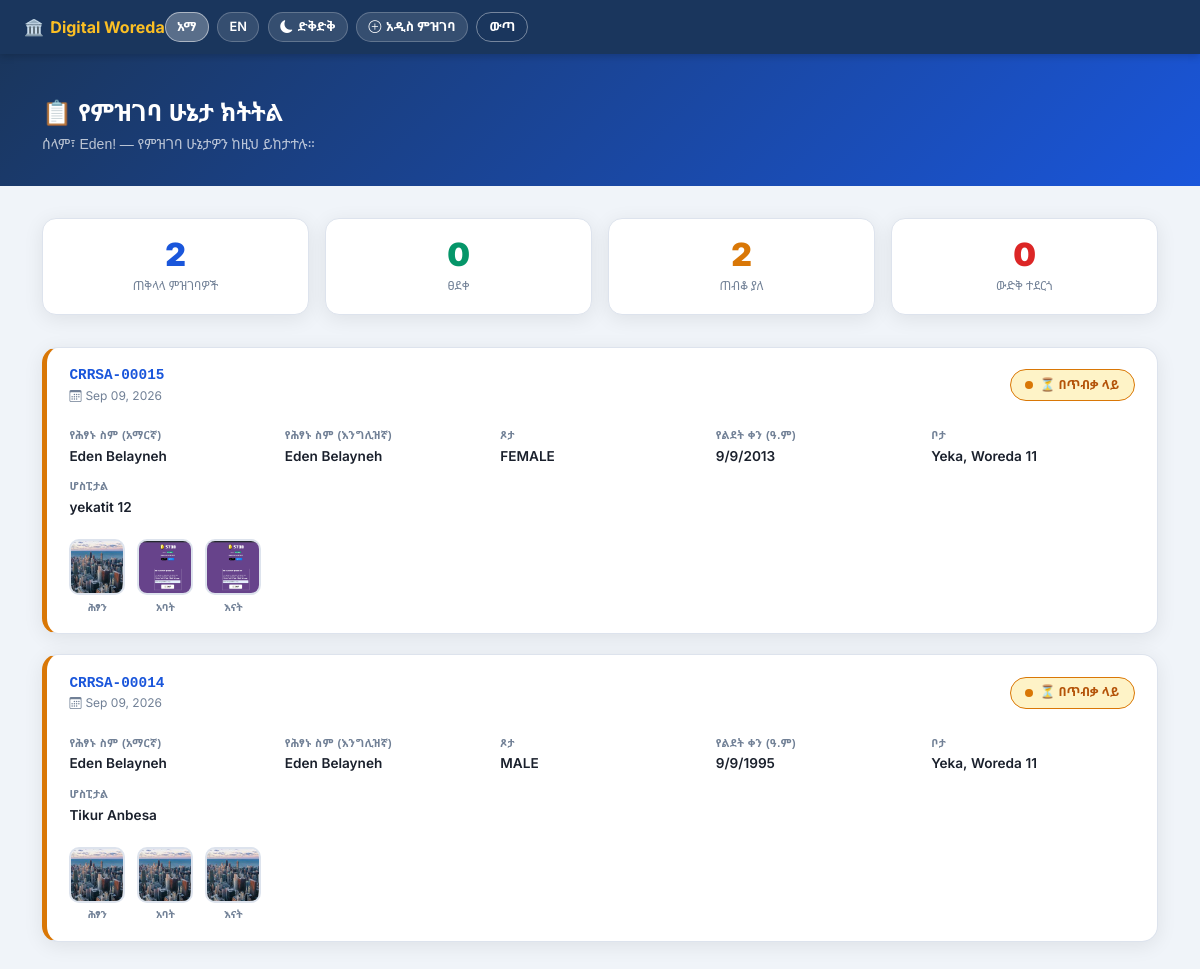
The page /my-registrations/ (signed in) on the database its author committed.
### core/models.py (models this page shows, shortened)
class BirthRegistration(models.Model):
    class Status(models.TextChoices):
        PENDING = 'PENDING', 'Pending / ተጠባባቂ'
        APPROVED = 'APPROVED', 'Approved / የፀደቀ'
        REJECTED = 'REJECTED', 'Rejected / የተከለከለ'
    class Sex(models.TextChoices):
        MALE = 'MALE', 'Male / ወንድ'
        FEMALE = 'FEMALE', 'Female / ሴት'
    child_full_name_amharic = models.CharField(max_length=200, verbose_name="Child Name (Amharic)")
    child_full_name_english = models.CharField(max_length=200, verbose_name="Child Name (English)")
    sex = models.CharField(
        max_length=10,
        choices=Sex.choices,
        verbose_name="Sex"
    )
    birth_day = models.IntegerField(
        validators=[MinValueValidator(1), MaxValueValidator(30)],
        verbose_name="Birth Day"
    )
    birth_month = models.IntegerField(
        validators=[MinValueValidator(1), MaxValueValidator(13)],
        verbose_name="Birth Month (EC)"
    )
    birth_year_ec = models.IntegerField(verbose_name="Birth Year (EC)")
    birth_year_gc = models.IntegerField(verbose_name="Birth Year (GC)")
    subcity = models.CharField(max_length=100, db_index=True, verbose_name="Subcity")
    woreda = models.CharField(max_length=50, verbose_name="Woreda")
    hospital_org_name = models.CharField(max_length=200, verbose_name="Hospital/Organization")
    father_name_amharic = models.CharField(max_length=200, verbose_name="Father Name (Amharic)")
    father_name_english = models.CharField(max_length=200, verbose_name="Father Name (English)")
    mother_name_amharic = models.CharField(max_length=200, verbose_name="Mother Name (Amharic)")
    mother_name_english = models.CharField(max_length=200, verbose_name="Mother Name (English)")
    applicant_name_amharic = models.CharField(max_length=200, blank=True, null=True, verbose_name="Applicant Name (Amharic)")
    applicant_name_english = models.CharField(max_length=200, blank=True, null=True, verbose_name="Applicant Name (English)")
    applicant_relation = models.CharField(max_length=100, blank=True, null=True, verbose_name="Applicant Relation")
    applicant_age = models.IntegerField(
        blank=True,
        null=True,
        validators=[MinValueValidator(18), MaxValueValidator(120)],
        verbose_name="Applicant Age"
    )
    applicant_phone = models.CharField(max_length=20, blank=True, null=True, verbose_name="Applicant Phone")
    child_photo = models.ImageField(upload_to='photos/children/%Y/%m/', blank=True, null=True)
    father_photo = models.ImageField(upload_to='photos/fathers/%Y/%m/', blank=True, null=True)
    mother_photo = models.ImageField(upload_to='photos/mothers/%Y/%m/', blank=True, null=True)
    hospital_document = models.FileField(upload_to='documents/hospitals/%Y/%m/', blank=True, null=True)
    status = models.CharField(
        max_length=20,
        choices=Status.choices,
        default=Status.PENDING,
        db_index=True,
        verbose_name="Registration Status"
    )
    rejection_reason = models.TextField(
        blank=True,
        null=True,
        verbose_name="Rejection Reason",
        help_text="Detailed explanation provided to the applicant if status is REJECTED."
    )
    submitted_by = models.ForeignKey(
        User,
        on_delete=models.SET_NULL,
        null=True, blank=True,
        related_name='registrations',
        verbose_name="Submitted By",
    )
    created_at = models.DateTimeField(auto_now_add=True, db_index=True)
    updated_at = models.DateTimeField(auto_now=True)
    class Meta:
        verbose_name = "Birth Registration"
        verbose_name_plural = "Birth Registrations"
        ordering = ['-created_at']
        indexes = [
            models.Index(fields=['status', '-created_at']),
            models.Index(fields=['subcity', 'woreda']),
        ]

### core/views.py (the view)
# urls.py: path('my-registrations/', views.my_registrations, name='my_registrations'),
@login_required(login_url='/login/')
def my_registrations(request):
    if _is_admin(request.user):
        logout(request)
        messages.error(request, 'Please log in with a regular user account.')
        return redirect('login')
    registrations = BirthRegistration.objects.filter(
        submitted_by=request.user
    ).order_by('-created_at')
    reg_list       = list(registrations)
    total_count    = len(reg_list)
    approved_count = sum(1 for r in reg_list if r.status == 'APPROVED')
    pending_count  = sum(1 for r in reg_list if r.status == 'PENDING')
    rejected_count = sum(1 for r in reg_list if r.status == 'REJECTED')
    return render(request, 'my_registrations.html', {
        'registrations':   reg_list,
        'user_phone':      getattr(getattr(request.user, 'profile', None), 'phone', None),
        'total_count':     total_count,
        'approved_count':  approved_count,
        'pending_count':   pending_count,
        'rejected_count':  rejected_count,
    })

### core/views.py (called while the page is built)
def _is_admin(user):
    return (
        user.is_authenticated
        and user.is_staff
        and hasattr(user, 'profile')
        and user.profile.role == UserProfile.Role.ADMIN
    )

### core/templates/my_registrations.html (shortened to what this page needs)
<!DOCTYPE html>
<html lang="am" data-theme="light" data-lang="am">
<head>
<link href="https://cdn.jsdelivr.net/npm/bootstrap@5.3.0/dist/css/bootstrap.min.css" rel="stylesheet">
<link href="https://cdn.jsdelivr.net/npm/bootstrap-icons@1.11.0/font/bootstrap-icons.css" rel="stylesheet">
</head>
<body>
<nav class="nav">
  <div class="nav-inner">
    <a href="{% url 'home' %}" class="nav-brand">🏛️ <span>Digital Woreda</span></a>
    <div class="nav-right">
      <button class="pill lang-active" id="btnAm" onclick="setLang('am')">አማ</button>
      <button class="pill" id="btnEn" onclick="setLang('en')">EN</button>
      <button class="pill" onclick="toggleTheme()">
        <i class="bi bi-moon-fill" id="themeIco"></i>
        <span id="themeLabel" class="txt-am am">ድቅድቅ</span>
      </button>
      <a href="{% url 'index' %}" class="pill">
        <i class="bi bi-plus-circle"></i>
        <span class="txt-am am">አዲስ ምዝገባ</span>
      </a>
      <a href="{% url 'logout' %}" class="pill-outline">
        <span class="txt-am am">ውጣ</span>
      </a>
    </div>
  </div>
</nav>
<div class="page-header">
  <div class="container">
    <div class="page-header-title txt-am am">📋 የምዝገባ ሁኔታ ክትትል</div>
    <div class="page-header-sub txt-am am">
      ሰላም፣ {{ request.user.first_name|default:request.user.email }}! — የምዝገባ ሁኔታዎን ከዚህ ይከታተሉ።
    </div>
  </div>
</div>
<div class="container pb-5">
  {% if registrations %}
  <div class="summary-strip">
    <div class="summary-card s-total">
      <span class="summary-num" style="color:#1a56db">{{ total_count }}</span>
      <span class="summary-label txt-am am">ጠቅላላ ምዝገባዎች</span>
    </div>
    <div class="summary-card">
      <span class="summary-num" style="color:#059669">{{ approved_count }}</span>
      <span class="summary-label txt-am am">ፀደቀ</span>
    </div>
    <div class="summary-card">
      <span class="summary-num" style="color:#d97706">{{ pending_count }}</span>
      <span class="summary-label txt-am am">ጠብቆ ያለ</span>
    </div>
    <div class="summary-card">
      <span class="summary-num" style="color:#dc2626">{{ rejected_count }}</span>
      <span class="summary-label txt-am am">ውድቅ ተደርጎ</span>
    </div>
  </div>
  {% endif %}
  {% if registrations %}
    {% for reg in registrations %}
    {% with status=reg.status|lower %}
    <div class="reg-card {{ status }}">
      <div class="reg-card-header">
        <div>
          <div class="reg-id">CRRSA-{{ reg.pk|stringformat:"05d" }}</div>
          <div class="reg-date">
            <i class="bi bi-calendar3 me-1"></i>{{ reg.created_at|date:"M d, Y" }}
          </div>
        </div>
        {% if reg.status == 'APPROVED' %}
          <span class="status-badge approved">
            <span class="status-dot"></span>
            <span class="txt-am am">✓ ፀደቀ</span>
            <span class="txt-en">✓ Approved</span>
          </span>
        {% elif reg.status == 'PENDING' %}
          <span class="status-badge pending">
            <span class="status-dot"></span>
            <span class="txt-am am">⏳ በጥብቃ ላይ</span>
          </span>
        {% elif reg.status == 'REJECTED' %}
          <span class="status-badge rejected">
            <span class="status-dot"></span>
            <span class="txt-am am">✗ ውድቅ ተደርጎ</span>
            <span class="txt-en">✗ Rejected</span>
          </span>
        {% endif %}
      </div>
      <div class="reg-body">
        <div class="reg-field">
          <span class="reg-field-label txt-am am">የሕፃኑ ስም (አማርኛ)</span>
          <span class="reg-field-value">{{ reg.child_full_name_amharic }}</span>
        </div>
        <div class="reg-field">
          <span class="reg-field-label txt-am am">የሕፃኑ ስም (እንግሊዝኛ)</span>
          <span class="reg-field-value">{{ reg.child_full_name_english }}</span>
        </div>
        <div class="reg-field">
          <span class="reg-field-label txt-am am">ጾታ</span>
          <span class="reg-field-value">{{ reg.sex }}</span>
        </div>
        <div class="reg-field">
          <span class="reg-field-label txt-am am">የልደት ቀን (ዓ.ም)</span>
          <span class="reg-field-value">{{ reg.birth_day }}/{{ reg.birth_month }}/{{ reg.birth_year_ec }}</span>
        </div>
        <div class="reg-field">
          <span class="reg-field-label txt-am am">ቦታ</span>
          <span class="reg-field-value">{{ reg.subcity }}, Woreda {{ reg.woreda }}</span>
        </div>
        <div class="reg-field">
          <span class="reg-field-label txt-am am">ሆስፒታል</span>
          <span class="reg-field-value">{{ reg.hospital_org_name }}</span>
        </div>
      </div>
      {% if reg.child_photo or reg.father_photo or reg.mother_photo %}
      <div class="photo-strip">
        {% if reg.child_photo %}
        <div class="photo-item">
          <img src="{{ reg.child_photo.url }}" alt="Child">
          <span class="photo-item-label txt-am am">ሕፃን</span>
        </div>
        {% endif %}
        {% if reg.father_photo %}
        <div class="photo-item">
          <img src="{{ reg.father_photo.url }}" alt="Father">
          <span class="photo-item-label txt-am am">አባት</span>
        </div>
        {% endif %}
        {% if reg.mother_photo %}
        <div class="photo-item">
          <img src="{{ reg.mother_photo.url }}" alt="Mother">
          <span class="photo-item-label txt-am am">እናት</span>
        </div>
        {% endif %}
      </div>
      {% endif %}
    </div>
    {% endwith %}
    {% endfor %}
  {% endif %}
</div>
</body>
</html>

### core/templates/my_registrations.html (style rules this page uses)
:root { --bg:#f0f4f9; --card:#fff; --navbar:#1a365d; --text:#1a202c; --sub:#4a5568; --muted:#718096; --border:#dde3ed; --inp:#f8fafc; --accent:#1a56db; --shadow:0 4px 20px rgba(0,0,0,.08); }
* { box-sizing:border-box;margin:0;padding:0 }
html { scroll-behavior:smooth }
body { font-family:'Inter','Noto Sans Ethiopic',sans-serif;background:var(--bg);color:var(--text);min-height:100vh;transition:background .3s,color .3s }
.am { font-family:'Noto Sans Ethiopic',sans-serif }
.txt-am { display:block }
span.txt-am { display:inline }
.nav { background:var(--navbar);padding:.75rem 0;box-shadow:0 2px 8px rgba(0,0,0,.2);position:sticky;top:0;z-index:100 }
.nav-inner { display:flex;align-items:center;padding:0 1.5rem }
.nav-brand { font-size:1rem;font-weight:700;color:#fff;text-decoration:none;display:flex;align-items:center;gap:.4rem }
.nav-brand span { color:#fbbf24 }
.nav-right { margin-left:auto;display:flex;align-items:center;gap:.55rem }
.pill { background:rgba(255,255,255,.12);border:1px solid rgba(255,255,255,.22);border-radius:50px;padding:.28rem .7rem;color:#fff;cursor:pointer;font-size:.8rem;font-weight:600;display:inline-flex;align-items:center;gap:.3rem;text-decoration:none;transition:background .18s;white-space:nowrap }
.pill.lang-active { background:rgba(255,255,255,.28);border-color:rgba(255,255,255,.5) }
.pill-outline { background:transparent;border:1.5px solid rgba(255,255,255,.4);border-radius:50px;padding:.28rem .75rem;color:#fff;text-decoration:none;font-size:.8rem;font-weight:600;transition:background .18s }
.page-header { background:linear-gradient(135deg,#1a365d,#1a56db);padding:2.5rem 0 2rem;margin-bottom:2rem }
.page-header-title { font-family:'Noto Sans Ethiopic',sans-serif;font-size:1.5rem;font-weight:800;color:#fff;margin-bottom:.2rem }
.page-header-sub { font-size:.88rem;color:rgba(255,255,255,.7) }
.summary-strip { display:flex;gap:1rem;flex-wrap:wrap;margin-bottom:2rem }
.summary-card { flex:1;min-width:130px;background:var(--card);border:1.5px solid var(--border);border-radius:14px;padding:1.1rem 1.25rem;text-align:center;transition:background .3s,border-color .3s;box-shadow:var(--shadow) }
.summary-num { font-size:2rem;font-weight:900;display:block;line-height:1.1 }
.summary-label { font-size:.75rem;color:var(--muted);margin-top:.15rem;font-family:'Noto Sans Ethiopic',sans-serif }
.s-total .summary-num { color:#1a56db }
.reg-card { background:var(--card);border:1.5px solid var(--border);border-radius:16px;margin-bottom:1.25rem;overflow:hidden;box-shadow:var(--shadow);transition:background .3s,border-color .3s,box-shadow .25s }
.reg-card.pending { border-left:5px solid #d97706 }
.reg-card-header { display:flex;align-items:center;justify-content:space-between;flex-wrap:wrap;gap:.75rem;padding:1.1rem 1.4rem .9rem }
.reg-id { font-family:monospace;font-size:.9rem;font-weight:800;color:var(--accent) }
.reg-date { font-size:.75rem;color:var(--muted) }
.status-badge { display:inline-flex;align-items:center;gap:.4rem;padding:.35rem .9rem;border-radius:50px;font-size:.78rem;font-weight:700;border:1.5px solid }
.status-badge.pending { background:#fef3c7;color:#b45309;border-color:#d97706 }
.status-dot { width:8px;height:8px;border-radius:50%;display:inline-block;animation:dotPulse 2s ease-in-out infinite }
.pending .status-dot { background:#d97706 }
.reg-body { padding:.5rem 1.4rem 1.1rem;display:grid;grid-template-columns:repeat(auto-fill,minmax(180px,1fr));gap:.75rem }
.reg-field { display:flex;flex-direction:column;gap:.15rem }
.reg-field-label { font-size:.68rem;font-weight:600;color:var(--muted);text-transform:uppercase;letter-spacing:.05em }
.reg-field-value { font-size:.85rem;font-weight:600;color:var(--text);font-family:'Noto Sans Ethiopic','Inter',sans-serif }
.photo-strip { display:flex;gap:.75rem;padding:.25rem 1.4rem 1.1rem;flex-wrap:wrap }
.photo-item { display:flex;flex-direction:column;align-items:center;gap:.3rem }
.photo-item img { width:56px;height:56px;border-radius:10px;object-fit:cover;border:2px solid var(--border) }
.photo-item-label { font-size:.65rem;color:var(--muted);font-weight:600;text-transform:uppercase }

### rows shown on the page
BirthRegistration: pk "00015", created_at "Sep 09, 2026", status "PENDING" (drawn), child_full_name_amharic "Eden Belayneh", child_full_name_english "Eden Belayneh", sex "FEMALE", birth_day "9", birth_month "9", birth_year_ec "2013", subcity "Yeka", woreda "11", hospital_org_name "yekatit 12", child_photo (picture), father_photo (picture), mother_photo (picture)
BirthRegistration: pk "00014", created_at "Sep 09, 2026", status "PENDING" (drawn), child_full_name_amharic "Eden Belayneh", child_full_name_english "Eden Belayneh", sex "MALE", birth_day "9", birth_month "9", birth_year_ec "1995", subcity "Yeka", woreda "11", hospital_org_name "Tikur Anbesa", child_photo (picture), father_photo (picture), mother_photo (picture)

### other values the page prints
{{ request.user.first_name|default:request.user.email }} "Eden"
{{ total_count }} "2"
{{ approved_count }} "0"
{{ pending_count }} "2"
{{ rejected_count }} "0"
